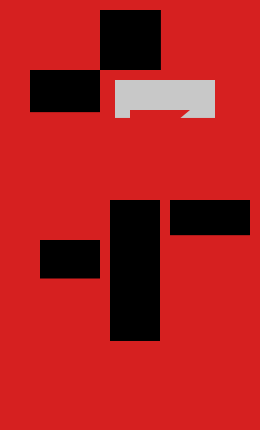
Frame 1 (no input)
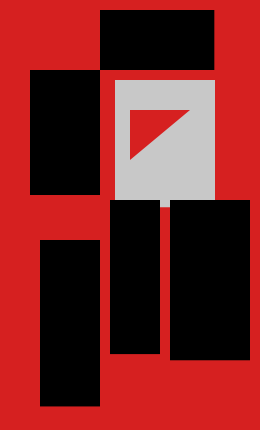
Frame 60 (the mouse pressed at the canvas centre just before this capture)
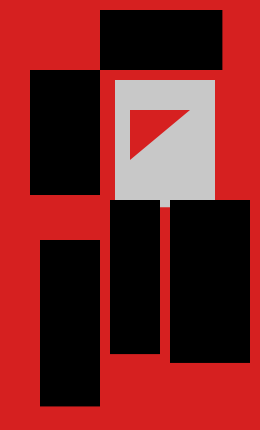
Frame 120 (the mouse held since frame 60 and released just before this capture)

The Processing sketch that drew these frames (run headless with seeded random() and noise(); from frame 60 on, the mouse is pressed at the canvas centre):

// Processing sketch: processing_1761
// ── processing_1761.pde

//belli bir düzen içnde ama rastgele boyutlarda şekiller.

float x;
float y;
float z;

void setup()
{
  size(260,430);
  background(214,32,32);
  noStroke();
}
void draw()
{
  //alttaki kareler ilk 3 kare için.
  x=random(90,180);
  fill(0);
  rect(40,240,60,random(x));
  rect(110,200,50,random(x));
  rect(170,200,80,random(x));

  //üstteki siyah kareler için.
  y=random(90,140);
  rect(30,70,70,random(y));
  rect(100,10,random(y),60);

  // üst taraftaki büyük beyaz kare için.
  z=random(80,140);
  fill(200);
  rect(115,80,100,random(z));

  // üst taraftaki beyaz karenin ortasına üçgen.
  fill(214,32,32);
  triangle(130, 160, 130, 110, 190, 110);
}
